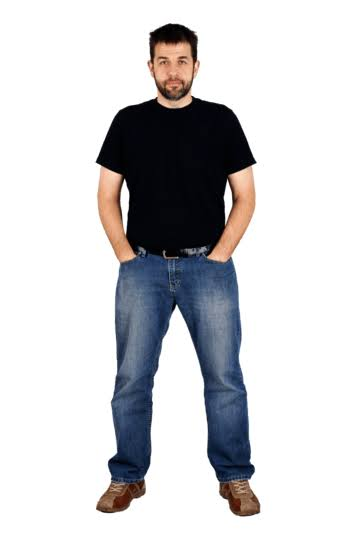
#> input picture unseen.png, 360 x 540 px
$ jupyter execute p2.ipynb
#> lines starting #> are read from the running program, lines starting #| are printed output that depends on the picture
# P2 Build a codec

# Huffman codec implementation

[cell 1]
import heapq
from collections import Counter
import json
import numpy as np

class Node:
	def __init__(self, symbol=None, frequency=None, order=0):
		self.symbol = symbol
		self.frequency = frequency
		self.order = order
		self.left = None
		self.right = None
	def __lt__(self, other):
		if self.frequency != other.frequency:
			return self.frequency < other.frequency
		return self.order < other.order

def build_huffman_tree(counts):
	heap = []

	for order, (sym, f) in enumerate(sorted(counts.items())):
		heapq.heappush(heap, Node(sym, f, order))

	order = len(heap)

	while len(heap) > 1:
		left = heapq.heappop(heap)
		right = heapq.heappop(heap)
		merged = Node(frequency=left.frequency + right.frequency, order = order)
		merged.left = left
		merged.right = right
		heapq.heappush(heap, merged)

	return heap[0]

def get_code_lengths_from_tree(root):
	lengths = {}

	def walk(node, depth=0):
		if node.symbol is not None:
			lengths[node.symbol] = depth
		else:
			walk(node.left, depth + 1)
			walk(node.right, depth + 1)

	walk(root)

	if len(lengths) == 1:
		lengths[next(iter(lengths))] = 1

	return lengths

def huffman_lengths(counts):
	if not counts:
		return {}

	root = build_huffman_tree(counts)
	return get_code_lengths_from_tree(root)

def canonical_codes(lengths):
	present = sorted(lengths, key=lambda s: (lengths[s], s))
	codes = {}
	code = 0
	prev_len = 0

	for s in present:
		L = lengths[s]
		code <<= (L - prev_len)
		codes[s] = f"{code:0{L}b}"
		code += 1
		prev_len = L

	return codes

# Byte compression/decompression and header parser

[cell 2]
MAGIC_BYTES = b"HC\x01"  # used by a series of bytes
MAGIC_ARRAY = b"HC\x02H" # used by numpy arrays

BASE_HEADER_BYTES = 13

def compress_bytes(data):
	if not isinstance(data, (bytes, bytearray)):
		raise TypeError("compress_bytes expects bytes")

	data = bytes(data)

	if not data:
		return MAGIC_BYTES + (0).to_bytes(8, "big") + (0).to_bytes(2, "big")

	freq = Counter(data)
	lengths = huffman_lengths(freq)
	codes = canonical_codes(lengths)

	present = sorted(freq)
	header = bytearray(MAGIC_BYTES)
	header += len(data).to_bytes(8, "big")
	header += len(present).to_bytes(2, "big")

	for s in present:
		header.append(s)
		header.append(lengths[s])

	bitstring = "".join(codes[b] for b in data)
	nbits = len(bitstring)
	payload = int(bitstring + "0" * (-nbits % 8), 2).to_bytes((nbits + 7) // 8, "big") if nbits else b""

	return bytes(header) + payload

def parse_header(compressed):
	compressed = bytes(compressed)

	if len(compressed) < BASE_HEADER_BYTES or compressed[:3] != MAGIC_BYTES:
		raise ValueError("bad header: wrong magic or stream too short")

	orig_len = int.from_bytes(compressed[3:11], "big")
	nums_syms = int.from_bytes(compressed[11:13], "big")

	pos = BASE_HEADER_BYTES
	present = []
	lengths = {}

	for _ in range(nums_syms):
		s = compressed[pos]
		l = compressed[pos + 1]

		if l == 0:
			raise ValueError(f"bad code length 0 for symbol {s}")

		if s in lengths:
			raise ValueError(f"duplicate symbol {s} in table")

		present.append(s)
		lengths[s] = l
		pos += 2

	return orig_len, present, lengths, pos

def decompress_bytes(compressed):
	orig_len, _, lengths, pos = parse_header(compressed)

	if orig_len == 0:
		return b""

	codes = canonical_codes(lengths)
	decoded_table = {code: sym for sym, code in codes.items()}

	out = bytearray()
	current = ""

	for byte in compressed[pos:]:
		for i in range(7, -1, -1):
			current += "1" if byte & (1 << i) else "0"

			if current in decoded_table:
				out.append(decoded_table[current])
				current = ""

				if len(out) == orig_len:
					return bytes(out)

	raise ValueError("truncated bitstream")

# Seperating header and bytes

[cell 3]
from functools import lru_cache

PREDICTORS = (
    "none",
    "horizontal_delta",
    "vertical_delta",
    "spiral_delta",
    "auto",
)

@lru_cache(maxsize=None)
def spiral_order(h, w):
    top, bottom, left, right = 0, h - 1, 0, w - 1
    idx = []

    while top <= bottom and left <= right:
        for x in range(left, right + 1):
            idx.append(top * w + x)

        for y in range(top + 1, bottom + 1):
            idx.append(y * w + right)

        if bottom > top:
            for x in range(right - 1, left - 1, -1):
                idx.append(bottom * w + x)

        if right > left and bottom > top:
            for y in range(bottom - 1, top, -1):
                idx.append(y * w + left)

        top += 1
        bottom -= 1
        left += 1
        right -= 1

    assert len(idx) == h * w
    order = np.array(idx, dtype=np.int64)
    order.setflags(write=False)
    return order


def is_valid(arr):
    return (
        isinstance(arr, np.ndarray)
        and arr.dtype == np.uint8
        and arr.ndim == 3
        and arr.shape[2] == 3
    )


def preprocess_delta(arr, direction="horizontal"):
    if arr.size == 0:
        return arr.copy()

    if not is_valid(arr):
        raise ValueError(
            f"Delta predictor needs uint8 HxWx3, "
            f"got {arr.dtype} {arr.shape}"
        )

    if direction == "horizontal":
        residual = np.empty_like(arr)
        residual[:, 0, :] = arr[:, 0, :]
        residual[:, 1:, :] = (
            arr[:, 1:, :].astype(np.int16)
            - arr[:, :-1, :].astype(np.int16)
        ) % 256

    elif direction == "vertical":
        residual = np.empty_like(arr)
        residual[0, :, :] = arr[0, :, :]
        residual[1:, :, :] = (
            arr[1:, :, :].astype(np.int16)
            - arr[:-1, :, :].astype(np.int16)
        ) % 256

    elif direction == "spiral":
        h, w, _ = arr.shape
        order = spiral_order(h, w)
        along = arr.reshape(-1, 3)[order]

        residual = np.empty_like(along)
        residual[0] = along[0]
        residual[1:] = (
            along[1:].astype(np.int16)
            - along[:-1].astype(np.int16)
        ) % 256

        out = np.empty((h * w, 3), dtype=np.uint8)
        out[order] = residual
        residual = out.reshape(h, w, 3)

    else:
        raise ValueError(f"Unknown predictor direction: {direction}")

    return residual.astype(np.uint8)


def postprocess_delta(residual, direction="horizontal"):
    if residual.size == 0:
        return residual.astype(np.uint8)

    recon = np.empty_like(residual)

    if direction == "horizontal":
        recon[:, 0, :] = residual[:, 0, :]
        for x in range(1, residual.shape[1]):
            recon[:, x, :] = (
                residual[:, x, :].astype(np.int16)
                + recon[:, x - 1, :].astype(np.int16)
            ) % 256

    elif direction == "vertical":
        recon[0, :, :] = residual[0, :, :]
        for y in range(1, residual.shape[0]):
            recon[y, :, :] = (
                residual[y, :, :].astype(np.int16)
                + recon[y - 1, :, :].astype(np.int16)
            ) % 256

    elif direction == "spiral":
        h, w, _ = residual.shape
        order = spiral_order(h, w)
        along = residual.reshape(-1, 3)[order]

        rec = np.cumsum(along.astype(np.int64), axis=0) % 256

        out = np.empty((h * w, 3), dtype=np.uint8)
        out[order] = rec
        recon = out.reshape(h, w, 3)

    else:
        raise ValueError(f"Unknown predictor direction: {direction}")

    return recon.astype(np.uint8)


def encode_with_predictor(arr, predictor):
    if predictor != "none" and not is_valid(arr):
        predictor = "none"

    if predictor == "horizontal_delta":
        encoded_arr = preprocess_delta(arr, "horizontal")
    elif predictor == "vertical_delta":
        encoded_arr = preprocess_delta(arr, "vertical")
    elif predictor == "spiral_delta":
        encoded_arr = preprocess_delta(arr, "spiral")
    else:
        encoded_arr = arr

    meta = {
        "shape": list(arr.shape),
        "dtype": str(arr.dtype),
        "predictor": predictor,
    }
    meta_bytes = json.dumps(
        meta, separators=(",", ":")
    ).encode("utf-8")

    if len(meta_bytes) > 0xFFFFFFFF:
        raise ValueError("Array metadata is too large")

    raw_bytes = np.ascontiguousarray(encoded_arr).tobytes()
    payload = compress_bytes(raw_bytes)

    return (
        MAGIC_ARRAY
        + len(meta_bytes).to_bytes(4, "big")
        + meta_bytes
        + payload
    )


def compress_array(arr, settings=None):
    if not isinstance(arr, np.ndarray):
        raise TypeError("compress_array expects a np.ndarray")

    settings = settings or {}
    predictor = settings.get("predictor", "auto")

    if predictor not in PREDICTORS:
        raise ValueError(f"Unknown predictor: {predictor}. Valid: {PREDICTORS}")

    if predictor == "auto":
        if not is_valid(arr):
            return encode_with_predictor(arr, "none")

        candidates = (
            encode_with_predictor(arr, "none"),
            encode_with_predictor(arr, "spiral_delta"),
            encode_with_predictor(arr, "vertical_delta"),
            encode_with_predictor(arr, "horizontal_delta"),
        )

        return min(candidates, key=len)

    return encode_with_predictor(arr, predictor)


def decompress_array(compressed):
    if len(compressed) < 4:
        raise ValueError("Truncated array header")

    meta_len = int.from_bytes(compressed[:4], "big")
    meta_end = 4 + meta_len

    if meta_end > len(compressed):
        raise ValueError("Truncated array metadata")

    try:
        meta = json.loads(compressed[4:meta_end].decode("utf-8"))
        shape = tuple(meta["shape"])
        dtype = np.dtype(meta["dtype"])
        predictor = meta["predictor"]
    except (UnicodeDecodeError, json.JSONDecodeError, KeyError,
            TypeError, ValueError) as exc:
        raise ValueError("Invalid array metadata") from exc

    if predictor not in PREDICTORS or predictor == "auto":
        raise ValueError(f"Invalid stored predictor: {predictor}")

    if any(not isinstance(d, int) or d < 0 for d in shape):
        raise ValueError("Invalid array shape")

    raw_bytes = decompress_bytes(compressed[meta_end:])

    expected_nbytes = int(np.prod(shape, dtype=object)) * dtype.itemsize
    if len(raw_bytes) != expected_nbytes:
        raise ValueError(
            f"Decoded byte count mismatch: expected {expected_nbytes}, "
            f"got {len(raw_bytes)}"
        )

    arr = np.frombuffer(raw_bytes, dtype=dtype).copy().reshape(shape)

    if predictor != "none":
        if not is_valid(arr):
            raise ValueError("Stored predictor is incompatible with array")

        direction = {
            "horizontal_delta": "horizontal",
            "vertical_delta": "vertical",
            "spiral_delta": "spiral",
        }[predictor]

        arr = postprocess_delta(arr, direction)

    return arr

# Compress and decompress interface

[cell 4]
def compress(data, settings=None):
	if isinstance(data, np.ndarray):
		return compress_array(data, settings)
	return compress_bytes(data)

def decompress(compressed):
	if compressed[:len(MAGIC_ARRAY)] == MAGIC_ARRAY:
		return decompress_array(compressed[4:])
	if compressed[:len(MAGIC_BYTES)] == MAGIC_BYTES:
		return decompress_bytes(compressed)
	raise ValueError("unknown format: " + repr(compressed[:4]))

# Roundtrip test cases for raw bytes and numpy arrays

[cell 5]
rng = np.random.default_rng(4120)

def check_roundtrip(data, name, settings=None):
    n_in = data.nbytes if isinstance(data, np.ndarray) else len(data)

    compressed = compress(data, settings)
    reconstructed = decompress(compressed)

    if isinstance(data, np.ndarray):
        assert isinstance(reconstructed, np.ndarray), f"{name}: not an ndarray"
        assert reconstructed.shape == data.shape, f"{name}: shape changed"
        assert reconstructed.dtype == data.dtype, f"{name}: dtype changed"
        np.testing.assert_array_equal(reconstructed, data, err_msg=name)
    else:
        assert reconstructed == data, f"{name}: bytes differ"

    print(f"{name:34s} {n_in:>9,} B -> {len(compressed):>9,} B   PASS")

gradient = np.tile(np.arange(256, dtype=np.uint8), (16, 2))[:, :, None] * np.ones(3, np.uint8)

byte_cases = [
    ("empty bytes",           b""),
    ("single byte",           b"\x00"),
    ("single byte 0xff",      b"\xff"),
    ("two bytes",             b"ab"),
    ("one repeated symbol",   b"q" * 1_000),
    ("all 256 symbols once",  bytes(range(256))),
    ("all 256 symbols x40",   bytes(range(256)) * 40),
    ("random bytes, 100 KB",  bytes(rng.integers(0, 256, 100_000, dtype=np.uint8))),
    ("text-like, skewed",     b"the quick brown fox jumps " * 400),
]

array_cases = [
    ("empty 1-D uint8",                  np.zeros(0, dtype=np.uint8)),
    ("empty image (0, 4, 3)",            np.zeros((0, 4, 3), dtype=np.uint8)),
    ("single pixel",                     rng.integers(0, 256, (1, 1, 3), dtype=np.uint8)),
    ("tiny image (2, 3, 3)",            rng.integers(0, 256, (2, 3, 3), dtype=np.uint8)),
    ("constant image (1 symbol)",        np.full((8, 8, 3), 7, dtype=np.uint8)),
    ("horizontal gradient (delta path)", gradient),
    ("random image (64, 64, 3)",         rng.integers(0, 256, (64, 64, 3), dtype=np.uint8)),
    ("grayscale 2-D (no predictor)",     rng.integers(0, 256, (10, 10), dtype=np.uint8)),
    ("int16 1-D",                       np.arange(-5, 5, dtype=np.int16)),
    ("float32 2-D",                     rng.random((4, 5), dtype=np.float32)),
]

for name, data in byte_cases + array_cases:
    check_roundtrip(data, name)

# Image roundtrip tests

[cell 6]
# settings knob works in both directions
img = rng.integers(0, 256, (16, 16, 3), dtype=np.uint8)
check_roundtrip(img, "predictor horizontal delta",  settings={"predictor": "horizontal_delta"})
check_roundtrip(img, "predictor vertical delta",  settings={"predictor": "vertical_delta"})
check_roundtrip(img, "predictor sprial delta", settings={"predictor": "spiral_delta"})
check_roundtrip(img, "predictor forced off", settings={"predictor": "none"})
check_roundtrip(img, "predictor forced auto", settings={"predictor": "auto"})

# the unseen file (image of a man)
from PIL import Image
unseen = np.asarray(Image.open("unseen.png").convert("RGB"), dtype=np.uint8)
check_roundtrip(unseen, "unseen file (auto)")
#> in preprocess_delta (call 25), `h, w, _ = arr.shape`: h = 540; w = 360
#> in preprocess_delta (call 25), `residual = out.reshape(h, w, 3)`:
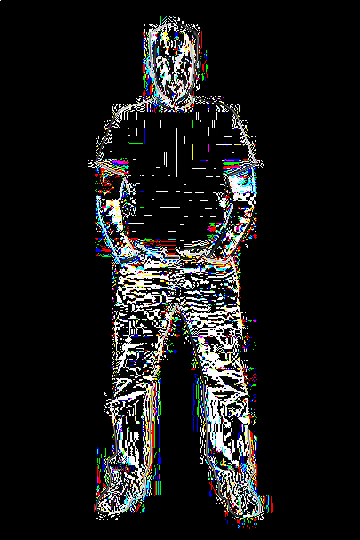
#> residual: shape (540, 360, 3); mean of channels 0, 1, 2 25.1, 25.3, 25.2; drawn as R, G, B
#> in preprocess_delta (call 27), `residual[:, 0, :] = arr[:, 0, :]`:
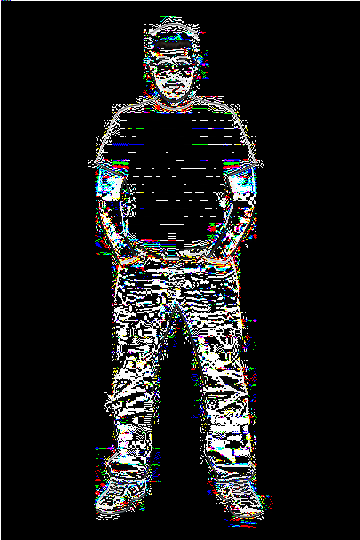
#> residual: shape (540, 360, 3); mean R, G, B 26.4, 26.8, 26.7
#> in preprocess_delta (call 27), `residual[:, 1:, :] = ( arr[:, 1:, :].astype(np.int16) - arr[:, :-1, :]..`:
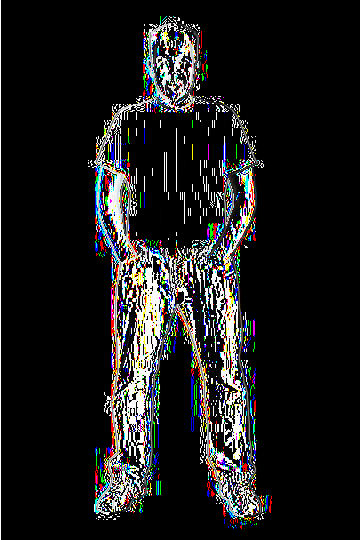
#> residual: shape (540, 360, 3); mean R, G, B 28.1, 27.9, 27.9
#| unseen file (auto)                   583,200 B ->   146,410 B   PASS
check_roundtrip(unseen, "unseen file (none)", settings={"predictor": "none"})
#| unseen file (none)                   583,200 B ->   219,106 B   PASS
check_roundtrip(unseen, "unseen file (horizontal delta)", settings={"predictor": "horizontal_delta"})
#| unseen file (horizontal delta)       583,200 B ->   160,280 B   PASS
check_roundtrip(unseen, "unseen file (vertical delta)", settings={"predictor": "vertical_delta"})
#| unseen file (vertical delta)         583,200 B ->   146,410 B   PASS
check_roundtrip(unseen, "unseen file (spiral delta)", settings={"predictor": "spiral_delta"})
#| unseen file (spiral delta)           583,200 B ->   148,543 B   PASS

# the unseen2 file (image of noise)
unseen = np.asarray(Image.open("unseen2.png").convert("RGB"), dtype=np.uint8)
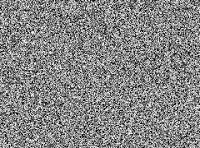
#> input picture unseen2.png, 200 x 148 px
#> unseen: shape (148, 200, 3)
check_roundtrip(unseen, "unseen 2 file (auto)")
#| unseen 2 file (auto)                  88,800 B ->    87,001 B   PASS
check_roundtrip(unseen, "unseen 2 file (none)", settings={"predictor": "none"})
#| unseen 2 file (none)                  88,800 B ->    87,001 B   PASS
check_roundtrip(unseen, "unseen 2 file (horizontal delta)", settings={"predictor": "horizontal_delta"})
#| unseen 2 file (horizontal delta)      88,800 B ->    89,301 B   PASS
check_roundtrip(unseen, "unseen 2 file (vertical delta)", settings={"predictor": "vertical_delta"})
#| unseen 2 file (vertical delta)        88,800 B ->    89,280 B   PASS
check_roundtrip(unseen, "unseen 2 file (spiral delta)", settings={"predictor": "spiral_delta"})
#| unseen 2 file (spiral delta)          88,800 B ->    89,286 B   PASS

# Image loader and reported byte count

[cell 7]
from pathlib import Path
from PIL import Image
import io
import matplotlib.pyplot as plt

RESOURCE_DIR_KIRMIZI = Path("dataset/Pistachio_Image_Dataset/Pistachio_Image_Dataset/Kirmizi_Pistachio")

def load_images(folder: Path, limit=None):
#> called with limit = 5
    records = []
    for path in sorted(folder.rglob("*")):
        if path.suffix.lower() not in {".jpg", ".jpeg"}:
            continue
        if limit is not None and len(records) >= limit:
            break
        with Image.open(path) as im:
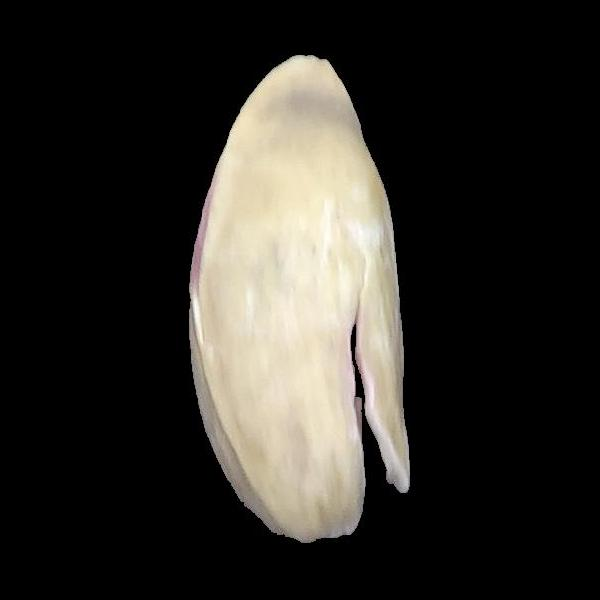
#> input picture dataset/Pistachio_Image_Dataset/Pistachio_Image_Dataset/Kirmizi_Pistachio/kirmizi 1000.jpg, 600 x 600 px
#> im is the input picture: PIL image 600x600 RGB; mean R, G, B 47.5, 45, 39.9
            arr = np.asarray(im.convert("RGB"))
        records.append({"path": path, "arr": arr})
#> pass 2 of the loop in load_images, `for path in sorted(folder.rglob("*")):`:
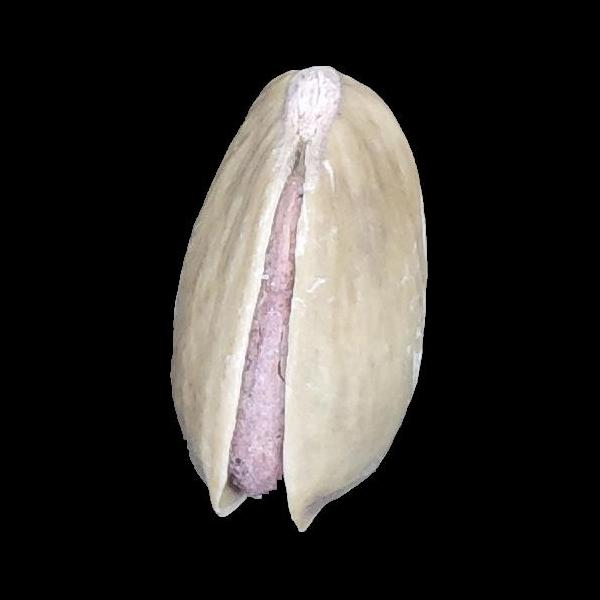
#> input picture dataset/Pistachio_Image_Dataset/Pistachio_Image_Dataset/Kirmizi_Pistachio/kirmizi 1016.jpg, 600 x 600 px
#> in load_images, im is the input picture: PIL image 600x600 RGB; mean R, G, B 50.6, 47.8, 45.1
    return records

def parse_array_stream(compressed):
    if len(compressed) < 8 or compressed[:4] != MAGIC_ARRAY:
        raise ValueError("not an array stream")

    meta_len = int.from_bytes(compressed[4:8], "big")
    meta_end = 8 + meta_len

    if meta_end > len(compressed):
        raise ValueError("truncated array metadata")

    meta = json.loads(compressed[8:meta_end].decode("utf-8"))
    inner = compressed[meta_end:]

    orig_len, present, _, pos = parse_header(inner)
    n_sym = len(present)

    return {
        "marker": 4,
        "length_field": 4,
        "metadata": meta_len,
        "header": BASE_HEADER_BYTES,
        "table": 2 * n_sym,
        "payload": len(inner) - pos,
        "n_syms": n_sym,
        "inner_orig_len": orig_len,
        "predictor": meta["predictor"],
    }

def show_image(ax, a, title=None):
    ax.imshow(a)
    ax.set_xticks([]); ax.set_yticks([])
    if title:
        ax.set_title(title)

def stream_meta(compressed):
    if len(compressed) < 8 or compressed[:4] != MAGIC_ARRAY:
        raise ValueError("not an array stream")

    meta_len = int.from_bytes(compressed[4:8], "big")
    meta_end = 8 + meta_len

    if meta_end > len(compressed):
        raise ValueError("truncated array metadata")

    meta = json.loads(compressed[8:meta_end].decode("utf-8"))
    return meta, meta_len

def jepg_bytes(arr, quality=95, subsampling=0):
    buf = io.BytesIO()
    Image.fromarray(arr).save(buf, format="JPEG", quality=quality, subsampling=subsampling)
    return len(buf.getvalue())

def jpeg_decoded(arr, quality):
    buf = io.BytesIO()
    Image.fromarray(arr).save(buf, format="JPEG", quality=quality, subsampling=0)
    return np.asarray(Image.open(buf).convert("RGB"))

def png_bytes(arr):
    buf = io.BytesIO()
    Image.fromarray(arr).save(buf, format="PNG")
    return len(buf.getvalue())

def png_decoded(arr):
    buf = io.BytesIO()
    Image.fromarray(arr).save(buf, format="PNG")
    return np.asarray(Image.open(buf).convert("RGB"))

def report(rec, compressed, recovered):
    arr = rec["arr"]
    raw = arr.nbytes
    out = len(compressed)

    acc = parse_array_stream(compressed)
    meta, meta_len = stream_meta(compressed)

    side = (
        acc["marker"]
        + acc["length_field"]
        + acc["metadata"]
        + acc["header"]
        + acc["table"]
    )
    payload = acc["payload"]

    bpp = (
        out * 8 / (arr.shape[0] * arr.shape[1])
        if arr.ndim >= 2 and arr.shape[0] and arr.shape[1]
        else 0
    )

    print(f"{rec['path'].name}")
    print(f"  raw:        {raw:>10,} bytes")
    print(
        f"  compressed: {out:>10,} bytes "
        f"({raw / out:.2f}x, {bpp:.2f} bits/pixel, "
        f"predictor={meta['predictor']})"
        if out else
        f"  compressed: {out:>10,} bytes"
    )
    print(
        f"  side info:  {side:>10,} bytes "
        f"(marker {acc['marker']} + length field "
        f"{acc['length_field']} + JSON metadata {meta_len} "
        f"+ Huffman header {acc['header']} "
        f"+ symbol table {acc['table']})"
    )
    print(f"  payload:    {payload:>10,} bytes (Huffman-coded data)")
    assert side + payload == out, "Byte accounting does not match stream size"

    print(f"  PNG baseline (lossless): {png_bytes(arr):,} bytes")
    print(f"  JPEG baseline, quality=95 (lossy): {jepg_bytes(arr):,} bytes")
    print(f"  Original JPEG on disk: {rec['path'].stat().st_size:,} bytes")

    fig, axes = plt.subplots(1, 4, figsize=(14, 4), dpi=90)
    show_image(axes[0], arr, f"Original: {raw:,} B")
    show_image(axes[1], recovered, f"Ours: {out:,} B (lossless)")
    show_image(axes[2], png_decoded(arr), f"PNG: {png_bytes(arr):,} B")
    show_image(axes[3], jpeg_decoded(arr, 95),
               f"JPEG q95: {jepg_bytes(arr, 95):,} B")
    fig.tight_layout()
    plt.show()

# Example: unseen test
unseen = load_images(Path(RESOURCE_DIR_KIRMIZI), limit=5)
#> unseen = 3 items
for rec in unseen:
    compressed = compress(rec["arr"], settings={"predictor": "auto"})
    recovered = decompress(compressed)
    assert np.array_equal(recovered, rec["arr"])
    report(rec, compressed, recovered)
#> in report, `raw = arr.nbytes`: raw = 1080000
#| kirmizi 1000.jpg
#|   raw:         1,080,000 bytes
#|   compressed:    216,601 bytes (4.99x, 4.81 bits/pixel, predictor=vertical_delta)
#|   PNG baseline (lossless): 93,998 bytes
#|   JPEG baseline, quality=95 (lossy): 31,721 bytes
#|   Original JPEG on disk: 15,596 bytes
#> pass 2 of the loop `for rec in unseen:`:
#| kirmizi 1016.jpg
#|   raw:         1,080,000 bytes
#|   compressed:    265,474 bytes (4.07x, 5.90 bits/pixel, predictor=vertical_delta)
#|   PNG baseline (lossless): 128,908 bytes
#|   JPEG baseline, quality=95 (lossy): 40,558 bytes
#|   Original JPEG on disk: 19,897 bytes
#> in report (call 2), `plt.show()`:
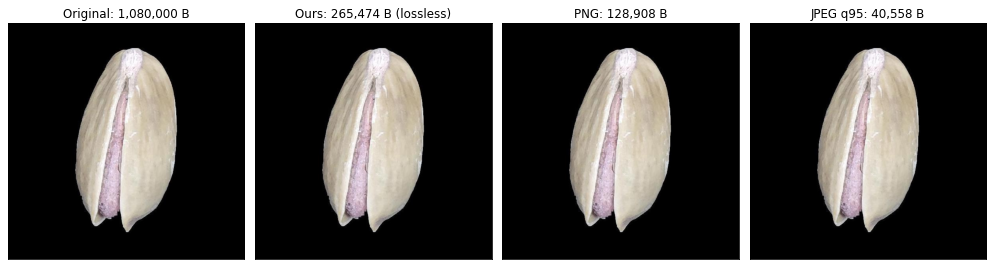
#> figure drawn by matplotlib, 4 panels
